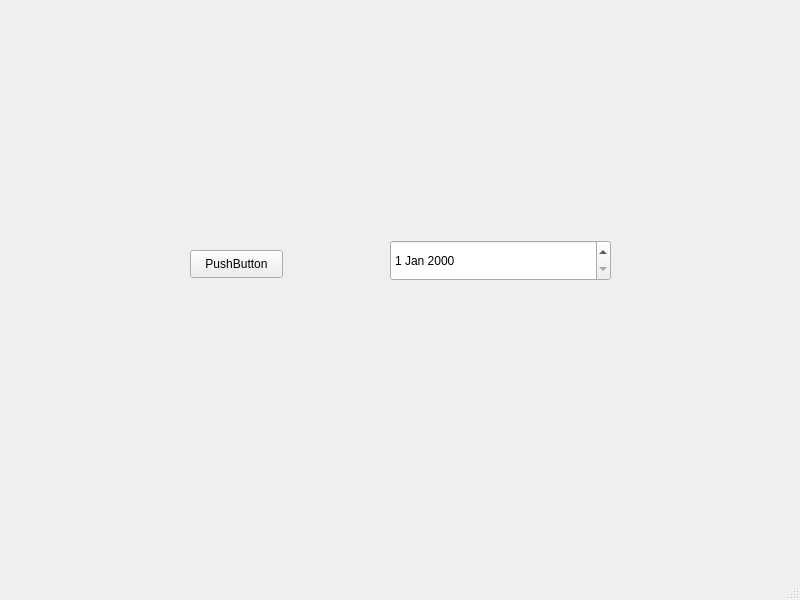
<?xml version="1.0" encoding="UTF-8"?>
<ui version="4.0">
 <class>MainWindow</class>
 <widget class="QMainWindow" name="MainWindow">
  <property name="geometry">
   <rect>
    <x>0</x>
    <y>0</y>
    <width>800</width>
    <height>600</height>
   </rect>
  </property>
  <property name="windowTitle">
   <string>MainWindow</string>
  </property>
  <widget class="QWidget" name="centralwidget">
   <widget class="QDateEdit" name="dateEdit">
    <property name="geometry">
     <rect>
      <x>390</x>
      <y>240</y>
      <width>221</width>
      <height>41</height>
     </rect>
    </property>
   </widget>
   <widget class="QPushButton" name="pushButton">
    <property name="geometry">
     <rect>
      <x>190</x>
      <y>250</y>
      <width>93</width>
      <height>28</height>
     </rect>
    </property>
    <property name="text">
     <string>PushButton</string>
    </property>
   </widget>
  </widget>
  <widget class="QMenuBar" name="menubar">
   <property name="geometry">
    <rect>
     <x>0</x>
     <y>0</y>
     <width>800</width>
     <height>26</height>
    </rect>
   </property>
  </widget>
  <widget class="QStatusBar" name="statusbar"/>
 </widget>
 <resources/>
 <connections/>
</ui>
